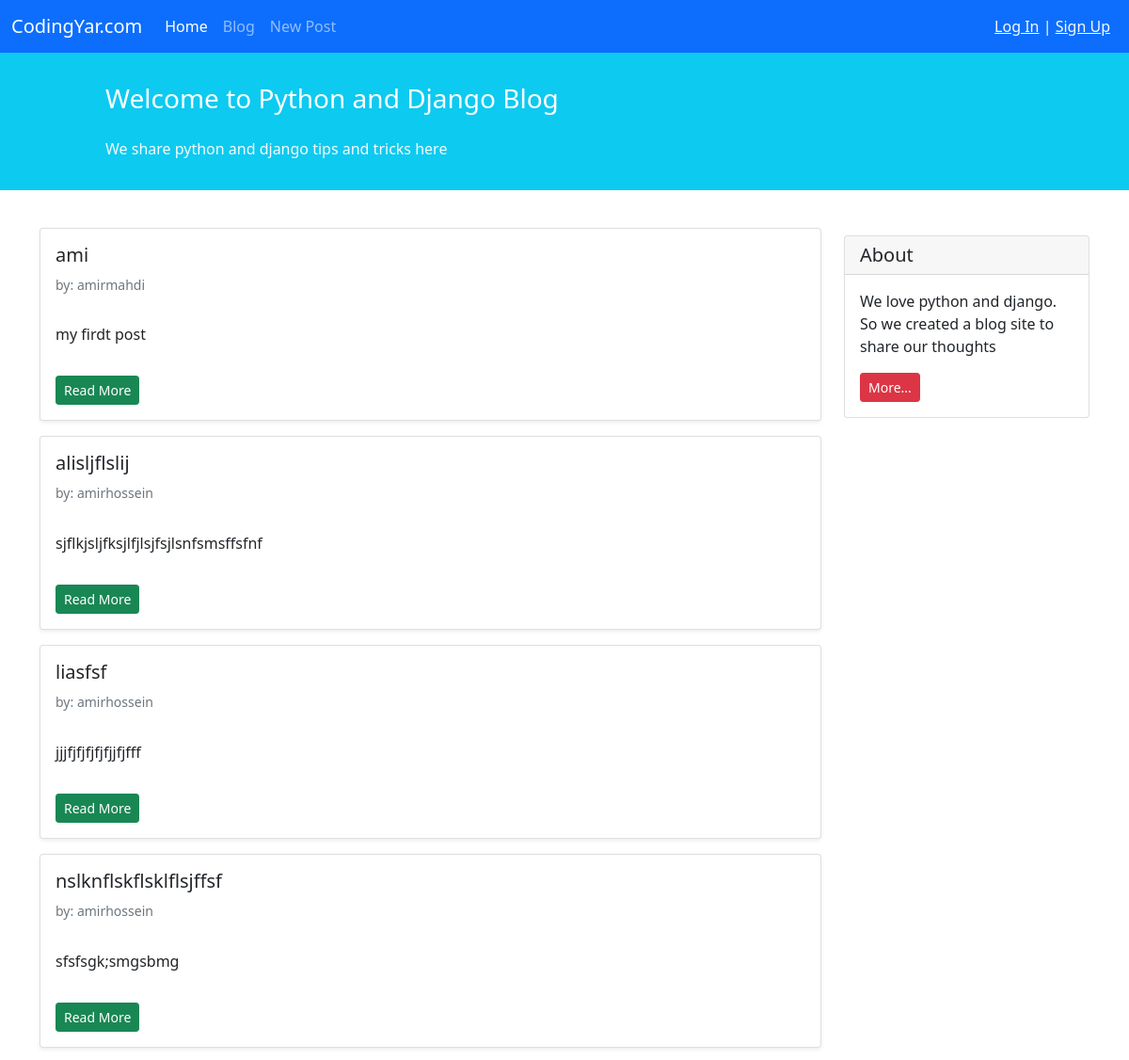
/blog/ (upper part), run on an earlier commit of the app's database.
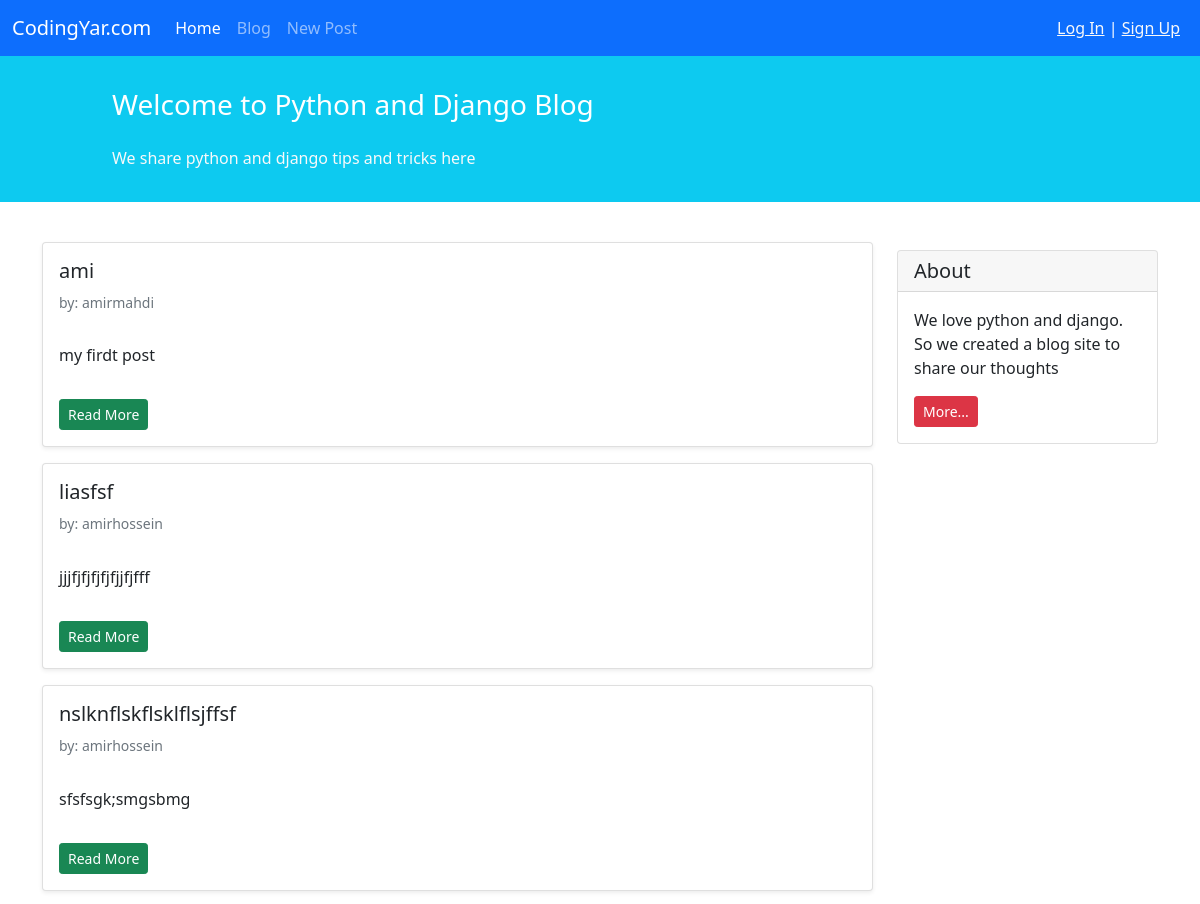
And on a later commit of the database.
### blog/models.py (models this page shows, shortened)
class Post(models.Model):
    STATUS_CHOICES = (
        ('pub', 'Published'),
        ('drf', "Draft")
    )
    title = models.CharField(max_length=100)
    text = models.TextField()
    author = models.ForeignKey('auth.User', on_delete=models.CASCADE)
    datetime_created = models.DateTimeField(auto_now_add=True)
    datetime_modified = models.DateTimeField(auto_now=True)
    status = models.CharField(choices=STATUS_CHOICES, max_length=3)

### blog/views.py (the view)
# urls.py: path('', PostListView.as_view(), name='posts_list'),
class PostListView(generic.ListView):
    template_name = 'blog/posts_list.html'
    context_object_name = 'posts_list'
    def get_queryset(self):
        return Post.objects.filter(status='pub').order_by("-datetime_modified")

### blog/templates/blog/posts_list.html (shortened to what this page needs)
{% extends "_base.html" %}
{% block content %}
    <div class="container mt-4">
        <div class="row">
            <div class="col-9">
                {% for posts in posts_list %}
                    <div class="card shadow-sm my-3">
                        <div class="card-body">
                            <h5 class="card-title">{{ posts.title }}</h5>
                            <h6 class="card-subtitle mb-2 text-muted small py-2">by: {{ posts.author }}</h6>
                            <p class="card-text py-3">
                                {{ posts.text }}
                            </p>
                            <a href="/blog/{{ posts.id }}" class="btn btn-sm btn-success">Read More</a>
                        </div>
                    </div>
                {% endfor %}
            </div>
            <div class="col-3">
                <div class="card my-4">
                    <h5 class="card-header">About</h5>
                    <div class="card-body">
                        <p class="card-text">We love python and django. So we created a blog site to share our
                            thoughts</p>
                        <a href="#"
                           class="btn btn-sm btn-danger">
                            More...
                        </a>
                    </div>
                </div>
            </div>
        </div>
    </div>
{% endblock %}

### templates/_base.html (shortened to what this page needs)
<!doctype html>
<html lang="en">
<head>
    <link href="https://cdn.jsdelivr.net/npm/bootstrap@5.1.3/dist/css/bootstrap.min.css" rel="stylesheet"
>
</head>
<body>
<nav class="navbar navbar-expand-lg navbar-dark bg-primary">
    <div class="container-fluid">
        <a class="navbar-brand" href="#">CodingYar.com</a>
        <div class="collapse navbar-collapse" id="navbarNavAltMarkup">
            <div class="navbar-nav">
                <a class="nav-link active" aria-current="page" href="{% url 'posts_list' %}">Home</a>
                <a class="nav-link" href="{% url 'posts_list' %}">Blog</a>
                <a class="nav-link" href="{% url 'post create' %}">New Post</a>
            </div>
        </div>
        <div class="mx-2 text-white">
            {% if user.is_authenticated %}
                Welcome {{ user.username }} | <a class="text-light" href="{% url 'logout' %}"> log out</a>
            {% else %}
                <a class="text-light" href="{% url 'login' %}"> Log In</a> | <a class="text-light" href="{% url 'signup' %}"> Sign Up</a>
            {% endif %}
        </div>
    </div>
</nav>
<div class="container-fluid bg-info">
    <div class="row py-3">
        <div class="col-md-8 col-md-10 mx-auto">
            <h3 class="my-4 mt-3 text-white">Welcome to Python and Django Blog</h3>
            <p class="text-light">We share python and django tips and tricks here</p>
        </div>
    </div>
</div>
{% block content %}
{% endblock %}
</body>
</html>

What changed in the data, as far as the page shows it:
removed Post: title "alisljflslij", author "amirhossein", text "sjflkjsljfksjlfjlsjfsjlsnfsmsffsfnf"
